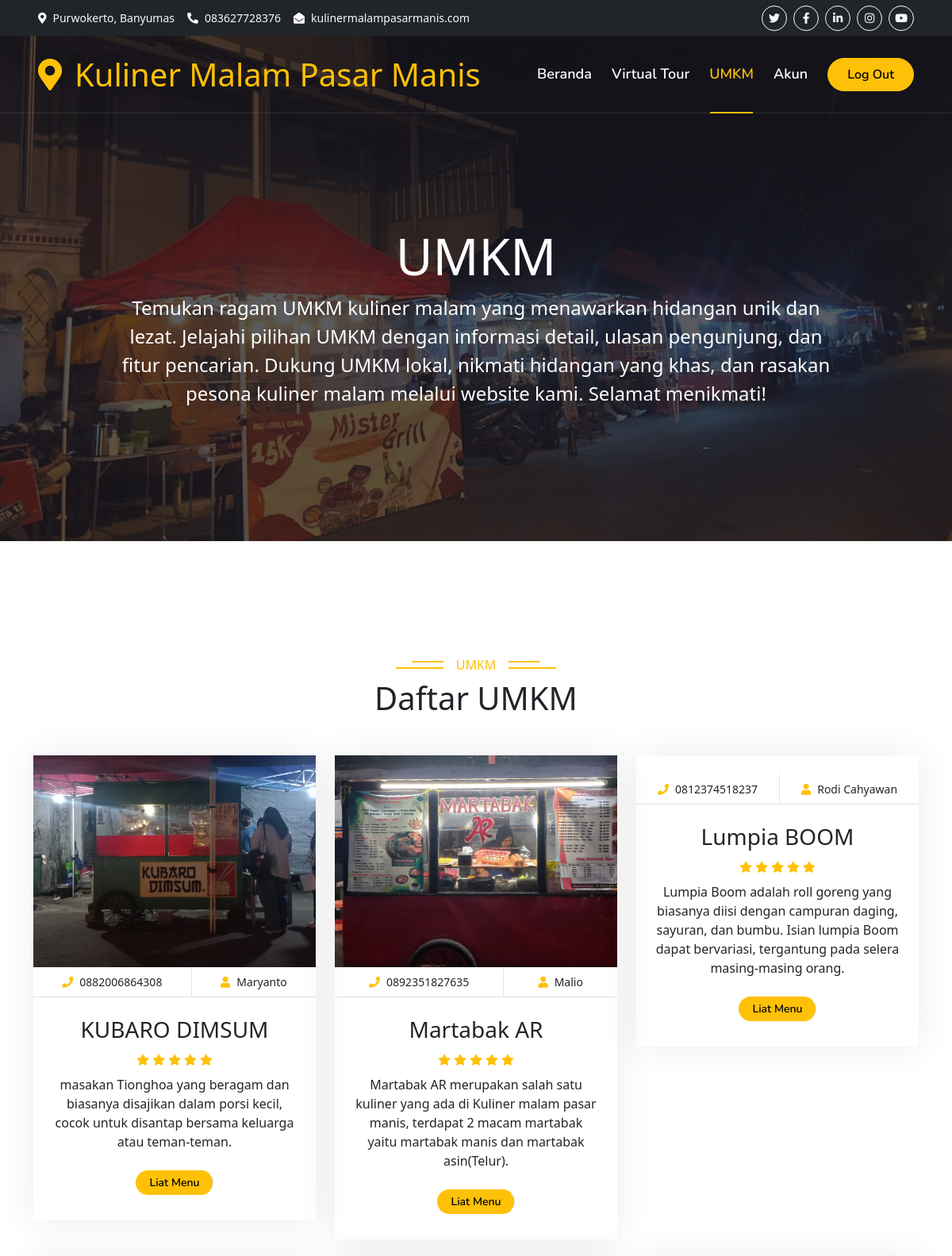
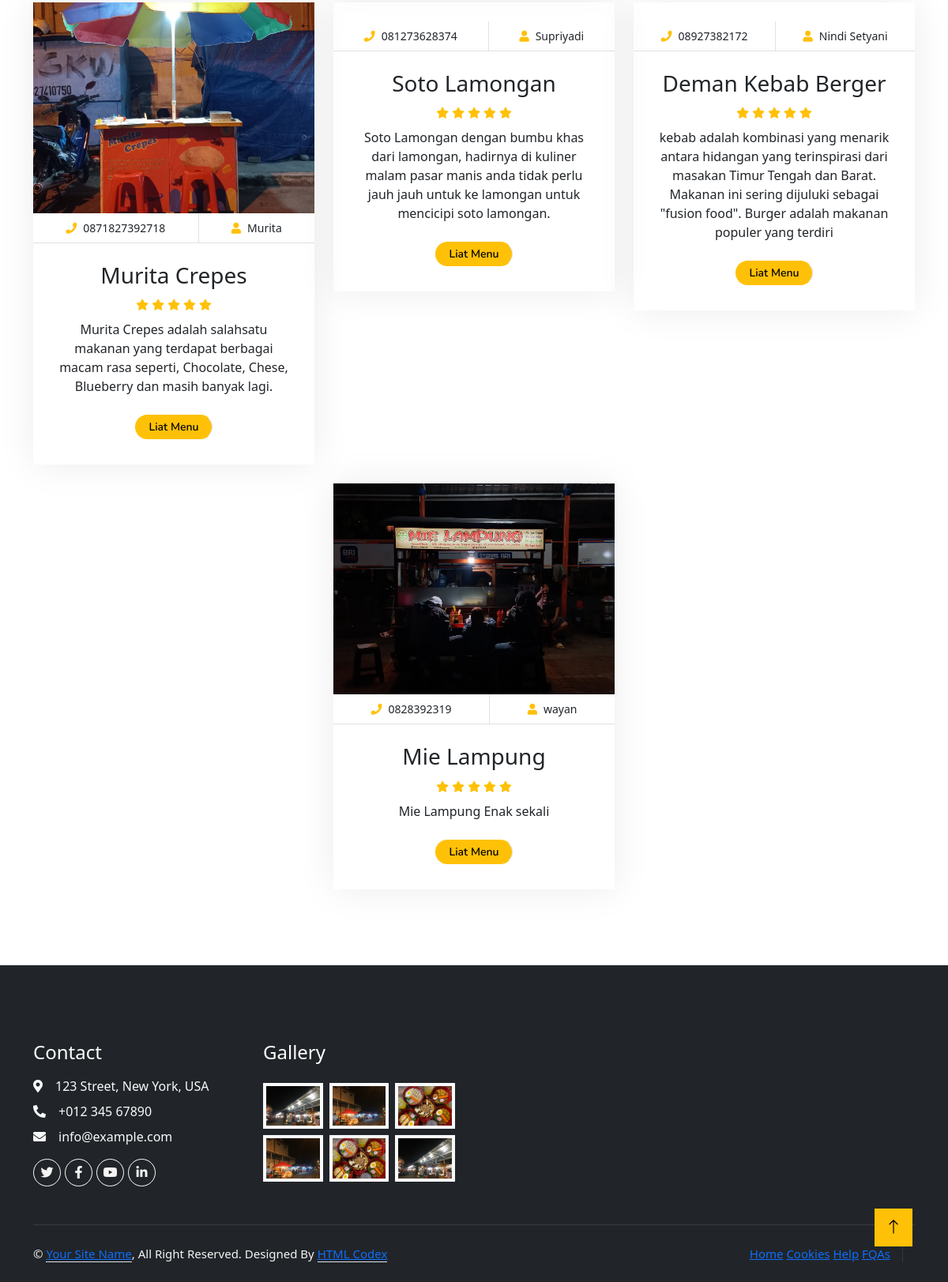
Screenshot of /UMKM.php (signed in) with the database file from the repository (2 pictures, top to bottom).
### tables this page shows
CREATE TABLE `umkm` (
  `umkm_id` int(11) NOT NULL,
  `name` varchar(30) NOT NULL,
  `gambar` longblob NOT NULL,
  `owner` varchar(30) NOT NULL,
  `phone_number` varchar(20) NOT NULL,
  `deskripsi` varchar(200) NOT NULL
);

### UMKM.php (the view, shortened to what this page needs)
<!DOCTYPE html>
<html lang="en">
<head>
    <link href="https://cdnjs.cloudflare.com/ajax/libs/font-awesome/5.10.0/css/all.min.css" rel="stylesheet">
    <link href="https://cdn.jsdelivr.net/npm/bootstrap-icons@1.4.1/font/bootstrap-icons.css" rel="stylesheet">
    <link href="lib/animate/animate.min.css" rel="stylesheet">
    <link href="lib/owlcarousel/assets/owl.carousel.min.css" rel="stylesheet">
    <link href="https://cdn.jsdelivr.net/npm/bootstrap@5.0.2/dist/css/bootstrap.min.css" rel="stylesheet">
    <link href="css/style.css" rel="stylesheet">
</head>
<body>
    <div class="container-fluid bg-dark px-5 d-none d-lg-block">
        <div class="row gx-0">
            <div class="col-lg-8 text-center text-lg-start mb-2 mb-lg-0">
                <div class="d-inline-flex align-items-center" style="height: 45px;">
                    <small class="me-3 text-light"><i class="fa fa-map-marker-alt me-2"></i>Purwokerto, Banyumas</small>
                    <small class="me-3 text-light"><i class="fa fa-phone-alt me-2"></i>083627728376</small>
                    <small class="text-light"><i class="fa fa-envelope-open me-2"></i>kulinermalampasarmanis.com</small>
                </div>
            </div>
            <div class="col-lg-4 text-center text-lg-end">
                <div class="d-inline-flex align-items-center" style="height: 45px;">
                    <a class="btn btn-sm btn-outline-light btn-sm-square rounded-circle me-2" href=""><i
                            class="fab fa-twitter fw-normal"></i></a>
                    <a class="btn btn-sm btn-outline-light btn-sm-square rounded-circle me-2" href=""><i
                            class="fab fa-facebook-f fw-normal"></i></a>
                    <a class="btn btn-sm btn-outline-light btn-sm-square rounded-circle me-2" href=""><i
                            class="fab fa-linkedin-in fw-normal"></i></a>
                    <a class="btn btn-sm btn-outline-light btn-sm-square rounded-circle me-2" href=""><i
                            class="fab fa-instagram fw-normal"></i></a>
                    <a class="btn btn-sm btn-outline-light btn-sm-square rounded-circle" href=""><i
                            class="fab fa-youtube fw-normal"></i></a>
                </div>
            </div>
        </div>
    </div>
    <div class="container-fluid position-relative p-0">
        <nav class="navbar navbar-expand-lg navbar-light px-4 px-lg-5 py-3 py-lg-0">
            <a href="" class="navbar-brand p-0">
                <h1 class="text-warning m-0"><i class="fa fa-map-marker-alt me-3"></i>Kuliner Malam Pasar Manis</h1>
            </a>
            <div class="collapse navbar-collapse" id="navbarCollapse">
                <div class="navbar-nav ms-auto py-0">
                    <a href="index.php" class="nav-item nav-link">Beranda</a>
                    <a href="VirtualTour.php" class="nav-item nav-link">Virtual Tour</a>
                    <a href="UMKM.php" class="nav-item nav-link active">UMKM</a>
                    <a href="Akun.php" class="nav-item nav-link">Akun</a>
                </div>
                <a href="logout.php" class="btn btn-warning rounded-pill py-2 px-4">Log Out</a>
            </div>
        </nav>
        <div class="container-fluid bg-warning py-5 mb-5 hero-header">
            <div class="container py-5">
                <div class="row justify-content-center py-5">
                    <div class="col-lg-10 pt-lg-5 mt-lg-5 text-center">
                        <h1 class="display-3 text-white animated slideInDown">UMKM</h1>
                        <p class="fs-4 text-white mb-4 animated slideInDown">Temukan ragam UMKM kuliner malam yang menawarkan hidangan unik dan lezat. Jelajahi pilihan UMKM dengan informasi detail, ulasan pengunjung, dan fitur pencarian. Dukung UMKM lokal, nikmati hidangan yang khas, dan rasakan pesona kuliner malam melalui website kami. Selamat menikmati! </p>
                    </div>
                </div>
            </div>
        </div>
    </div>
    <div class="container-fluid pt-5 mt-5 wow fadeIn" data-wow-delay="0.1s">
    <div class="container-xxl py-5">
        <div class="container">
            <div class="text-center wow fadeInUp" data-wow-delay="0.1s">
                <h6 class="section-title bg-white text-center text-warning px-3">UMKM</h6>
                <h1 class="mb-5">Daftar UMKM</h1>
            </div>
            <div class="row g-4 justify-content-center">
                <?php
                    include "./koneksi.php";
                    $query = "SELECT * FROM umkm";
                    $stmt = $conn->prepare($query);
                    $stmt->execute();
                    while ($row = $stmt->fetch(PDO::FETCH_ASSOC)) {
                ?>
                <div class="col-lg-4 col-md-6 wow fadeInUp" data-wow-delay="0.1s">
                    <div class="package-item">
                        <div class="overflow-hidden">
                            <img class="img-fluid" src="./UMKM/<?php echo $row['gambar']; ?>" alt="">
                        </div>
                        <div class="d-flex border-bottom">
                            <small class="flex-fill text-center border-end py-2"><i class="fa fa-phone text-warning me-2"></i><?php echo $row['phone_number'] ?></small>
                            <small class="flex-fill text-center py-2"><i class="fa fa-user text-warning me-2"></i><?php echo $row['owner'] ?></small>
                        </div>
                        <div class="text-center p-4">
                            <h3 class="mb-0"><?php echo $row['name'] ?></h3>
                                <small class="fa fa-star text-warning"></small>
                                <small class="fa fa-star text-warning"></small>
                                <small class="fa fa-star text-warning"></small>
                                <small class="fa fa-star text-warning"></small>
                                <small class="fa fa-star text-warning"></small>
                            <p><?php echo $row['deskripsi'] ?></p>
                            <div class="d-flex justify-content-center mb-2">
                                <a href="./daftarMenu.php?id=<?php echo $row['umkm_id']; ?>&name=<?php echo urlencode($row['name']); ?>" class="btn btn-sm btn-warning px-3 border-end" style="border-radius: 30px 30px 30px 30px;">Liat Menu</a>
                            </div>
                        </div>
                    </div>
                </div>
                <?php
                    }
                ?>
            </div>
        </div>
    </div>
    </div>
    <div class="container-fluid bg-dark text-light footer pt-5 mt-5 wow fadeIn" data-wow-delay="0.1s">
        <div class="container py-5">
            <div class="row g-5">
                <div class="col-lg-3 col-md-6">
                    <h4 class="text-white mb-3">Contact</h4>
                    <p class="mb-2"><i class="fa fa-map-marker-alt me-3"></i>123 Street, New York, USA</p>
                    <p class="mb-2"><i class="fa fa-phone-alt me-3"></i>+012 345 67890</p>
                    <p class="mb-2"><i class="fa fa-envelope me-3"></i>info@example.com</p>
                    <div class="d-flex pt-2">
                        <a class="btn btn-outline-light btn-social" href=""><i class="fab fa-twitter"></i></a>
                        <a class="btn btn-outline-light btn-social" href=""><i class="fab fa-facebook-f"></i></a>
                        <a class="btn btn-outline-light btn-social" href=""><i class="fab fa-youtube"></i></a>
                        <a class="btn btn-outline-light btn-social" href=""><i class="fab fa-linkedin-in"></i></a>
                    </div>
                </div>
                <div class="col-lg-3 col-md-6">
                    <h4 class="text-white mb-3">Gallery</h4>
                    <div class="row g-2 pt-2">
                        <div class="col-4">
                            <img class="img-fluid bg-light p-1" src="img/package-1.jpg" alt="">
                        </div>
                        <div class="col-4">
                            <img class="img-fluid bg-light p-1" src="img/package-2.jpg" alt="">
                        </div>
                        <div class="col-4">
                            <img class="img-fluid bg-light p-1" src="img/package-3.jpg" alt="">
                        </div>
                        <div class="col-4">
                            <img class="img-fluid bg-light p-1" src="img/package-2.jpg" alt="">
                        </div>
                        <div class="col-4">
                            <img class="img-fluid bg-light p-1" src="img/package-3.jpg" alt="">
                        </div>
                        <div class="col-4">
                            <img class="img-fluid bg-light p-1" src="img/package-1.jpg" alt="">
                        </div>
                    </div>
                </div>
            </div>
        </div>
        <div class="container">
            <div class="copyright">
                <div class="row">
                    <div class="col-md-6 text-center text-md-start mb-3 mb-md-0">
                        &copy; <a class="border-bottom" href="#">Your Site Name</a>, All Right Reserved.
                        Designed By <a class="border-bottom" href="https://htmlcodex.com">HTML Codex</a>
                    </div>
                    <div class="col-md-6 text-center text-md-end">
                        <div class="footer-menu">
                            <a href="">Home</a>
                            <a href="">Cookies</a>
                            <a href="">Help</a>
                            <a href="">FQAs</a>
                        </div>
                    </div>
                </div>
            </div>
        </div>
    </div>
    <a href="#" class="btn btn-lg btn-warning btn-lg-square back-to-top"><i class="bi bi-arrow-up"></i></a>
</body>
</html>

### css/style.css (style rules this page uses)
:root { --primary: #ffc107; --secondary: #ffc107; --light: #F5F5F5; --dark: #14141F; }
.back-to-top { position: fixed; display: none; right: 45px; bottom: 45px; z-index: 99; }
.btn { font-family: 'Nunito', sans-serif; font-weight: 600; transition: .5s; }
.btn-sm-square { width: 32px; height: 32px; }
.btn-lg-square { width: 48px; height: 48px; }
.btn-square, .btn-sm-square, .btn-lg-square { padding: 0; display: flex; align-items: center; justify-content: center; font-weight: normal; border-radius: 0px; }
.navbar-light .navbar-nav .nav-link { font-family: 'Nunito', sans-serif; position: relative; margin-right: 25px; padding: 35px 0; color: #FFFFFF !important; font-size: 18px; font-weight: 600; outline: none; transition: .5s; }
.navbar-light .navbar-nav .nav-link:hover, .navbar-light .navbar-nav .nav-link.active { color: var(--primary) !important; }
@media (min-width: 992px) { .navbar-light { position: absolute; width: 100%; top: 0; left: 0; border-bottom: 1px solid rgba(256, 256, 256, .1); z-index: 999; } }
@media (min-width: 992px) { .navbar-light .navbar-nav .nav-link::before { position: absolute; content: ""; width: 0; height: 2px; bottom: -1px; left: 50%; background: var(--primary); transition: .5s; } }
@media (min-width: 992px) { .navbar-light .navbar-nav .nav-link:hover::before, .navbar-light .navbar-nav .nav-link.active::before { width: calc(100% - 2px); left: 1px; } }
.hero-header { background: linear-gradient(rgba(20, 20, 31, .7), rgba(20, 20, 31, .7)), url(../img/bg-hero.jpg); background-position: center center; background-repeat: no-repeat; background-size: cover; }
.section-title { position: relative; display: inline-block; text-transform: uppercase; }
.section-title::before { position: absolute; content: ""; width: calc(100% + 80px); height: 2px; top: 4px; left: -40px; background: var(--primary); z-index: -1; }
.section-title::after { position: absolute; content: ""; width: calc(100% + 120px); height: 2px; bottom: 5px; left: -60px; background: var(--primary); z-index: -1; }
.package-item { box-shadow: 0 0 45px rgba(0, 0, 0, .08); }
.package-item img { transition: .5s; }
.footer .btn.btn-social { margin-right: 5px; width: 35px; height: 35px; display: flex; align-items: center; justify-content: center; color: var(--light); font-weight: normal; border: 1px solid #FFFFFF; border-radius: 35px; transition: .3s; }
.footer .copyright { padding: 25px 0; font-size: 15px; border-top: 1px solid rgba(256, 256, 256, .1); }
.footer .copyright { color: var(--light); }
.footer .footer-menu { margin-right: 15px; padding-right: 15px; border-right: 1px solid rgba(255, 255, 255, .1); }
.footer .footer-menu a:last-child { margin-right: 0; padding-right: 0; border-right: none; }

### rows the page displays
umkm: gambar (picture), phone_number "0882006864308", owner "Maryanto", name "KUBARO DIMSUM", deskripsi "masakan Tionghoa yang beragam dan biasanya disajikan dalam porsi kecil, cocok untuk disantap bersama keluarga atau teman-teman."
umkm: gambar (picture), phone_number "0892351827635", owner "Malio", name "Martabak AR", deskripsi "Martabak AR merupakan salah satu kuliner yang ada di Kuliner malam pasar manis, terdapat 2 macam martabak yaitu martabak manis dan martabak asin(Telur)."
umkm: phone_number "0812374518237", owner "Rodi Cahyawan", name "Lumpia BOOM", deskripsi "Lumpia Boom adalah roll goreng yang biasanya diisi dengan campuran daging, sayuran, dan bumbu. Isian lumpia Boom dapat bervariasi, tergantung pada selera masing-masing orang."
umkm: gambar (picture), phone_number "0871827392718", owner "Murita", name "Murita Crepes", deskripsi "Murita Crepes adalah salahsatu makanan yang terdapat berbagai macam rasa seperti, Chocolate, Chese, Blueberry dan masih banyak lagi."
umkm: phone_number "081273628374", owner "Supriyadi", name "Soto Lamongan", deskripsi "Soto Lamongan dengan bumbu khas dari lamongan, hadirnya di kuliner malam pasar manis anda tidak perlu jauh jauh untuk ke lamongan untuk mencicipi soto lamongan."
umkm: phone_number "08927382172", owner "Nindi Setyani", name "Deman Kebab Berger", deskripsi "kebab adalah kombinasi yang menarik antara hidangan yang terinspirasi dari masakan Timur Tengah dan Barat. Makanan ini sering dijuluki sebagai \"fusion food\". Burger adalah makanan populer yang terdiri"
umkm: gambar (picture), phone_number "0828392319", owner "wayan", name "Mie Lampung", deskripsi "Mie Lampung Enak sekali"
